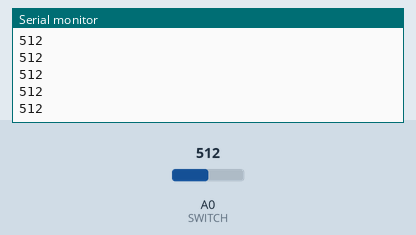
This sketch was run on a simulated Arduino Uno, built with avr-gcc and run on an emulated ATmega328P. Shown: the last lines printed to the serial monitor. The inputs (shaded band) are chosen by the test bench; at power-on: A0 (SWITCH) = 512.

Above: at 1.2 s.
1.3 s: A0 (SWITCH) set to 716
At 2.3 s:
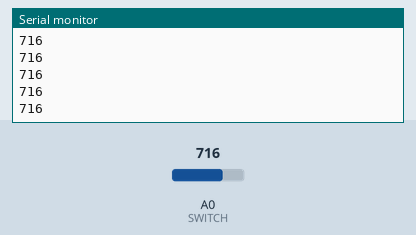
2.8 s: A0 (SWITCH) set to 900
At 3.8 s:
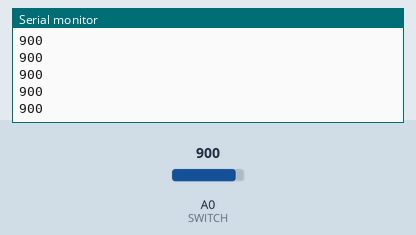
Timing chart, 0 to 5.8 s (numbered marks = the images above; inputs shaded):
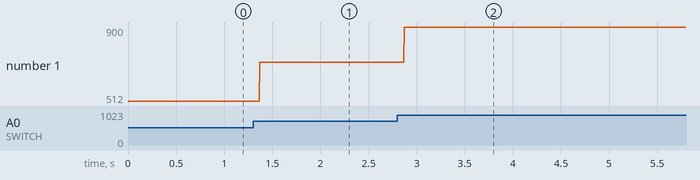

The sketch:

simple_switch.ino
```cpp
#define SWITCH A0
int value = 0;
void setup()
{
  Serial.begin(9600);
}

void loop()
{
  value = analogRead(SWITCH);
  Serial.println(value);
  delay(1);

}
```

Measured:
- after the input at 1.3 s, the serial monitor: prints a new line after 0.07 s (image 1)
- after the input at 2.8 s, the serial monitor: prints a new line after 0.07 s (image 2)
- plotted number 1: 512 → 716 after the input at 1.3 s, 716 → 900 after the input at 2.8 s
